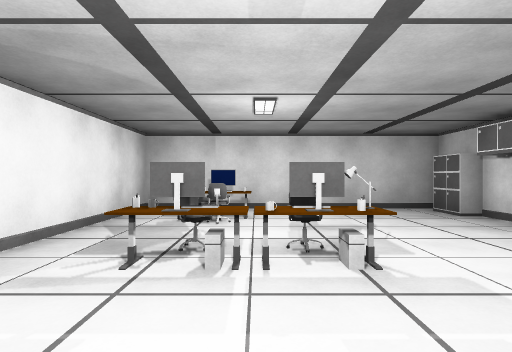
[1] (above)

24 first-person views from a walk through a Unity game level. The camera is 1.3 m above the floor, looks level and sees 80° across. The floor is counted in squares, 2 m on a side. Each view is taken from the middle of a square. On the plan, view 1 faces up. The plan holds only what a view shows up to about 10 squares ahead; the rest is blank. The place goes on beyond the plan. The player character is not drawn. Some surface patterns are stand-ins.

[2]
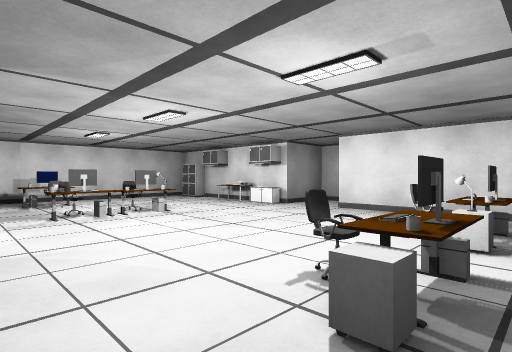

[3]
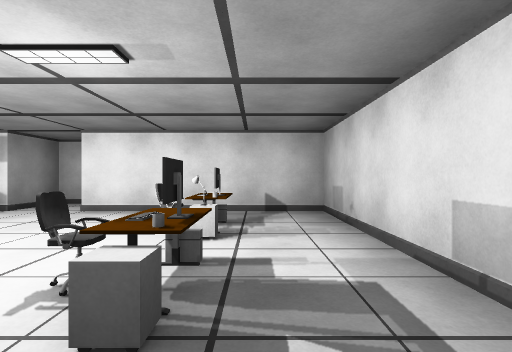

[4]
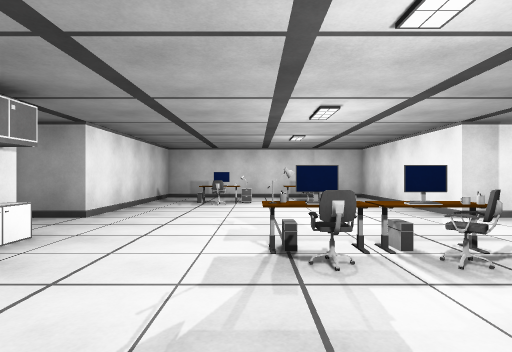

[5]
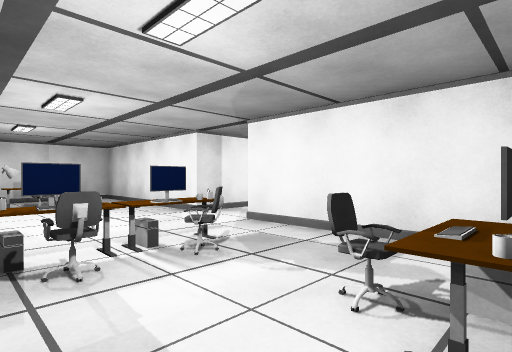

[6]
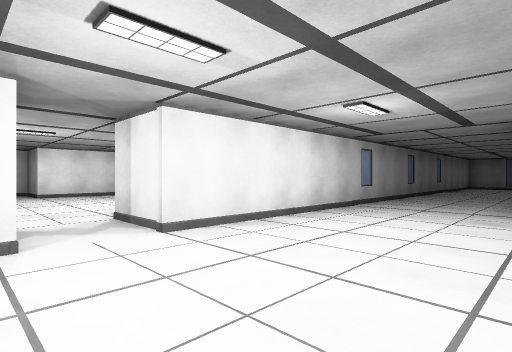

[7]
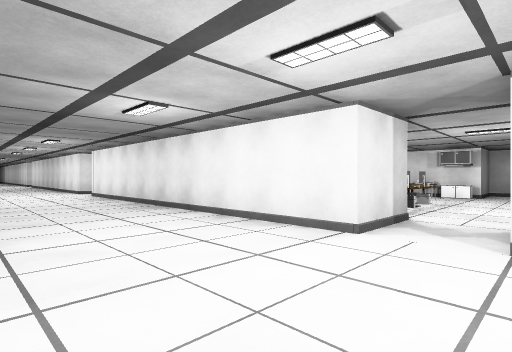

[8]
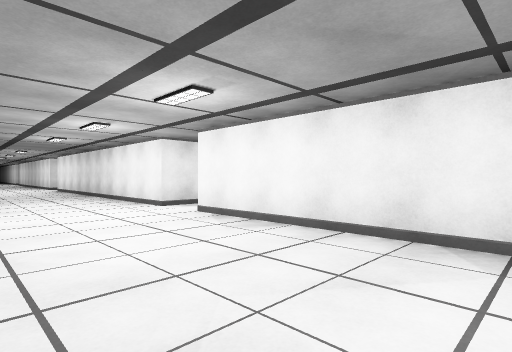

[9]
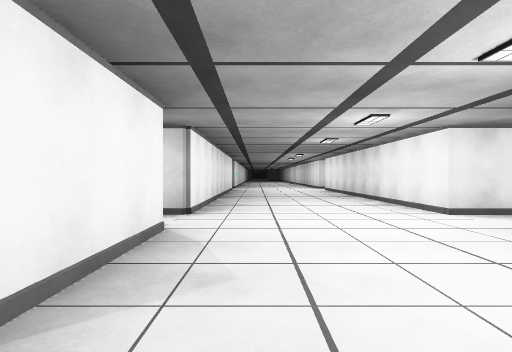

[10]
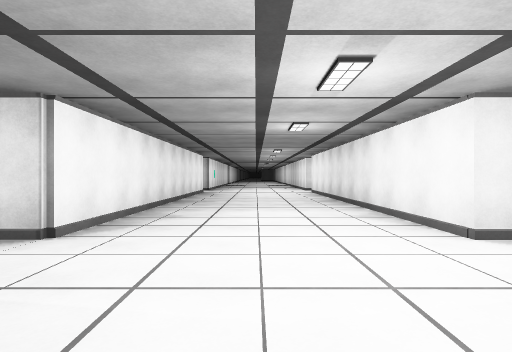

[11]
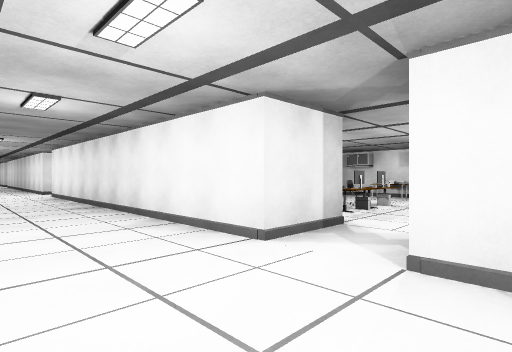

[12]
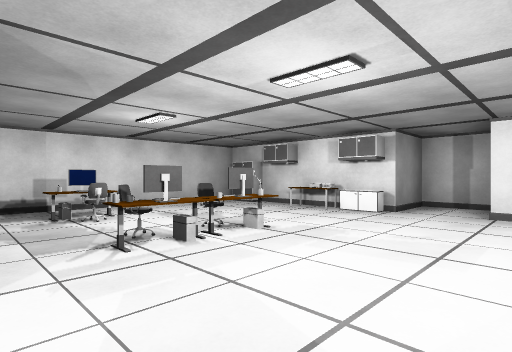

[13]
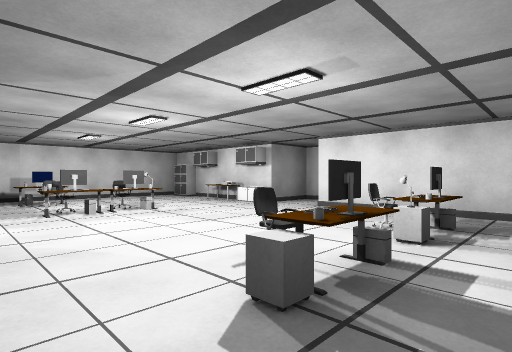

[14]
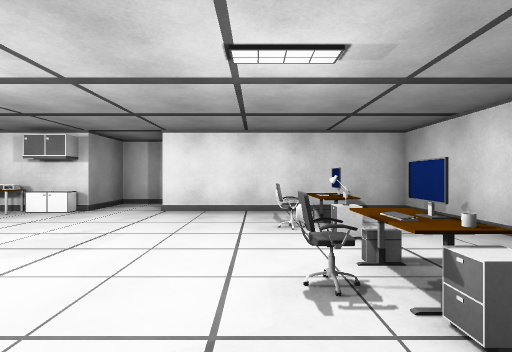

[15]
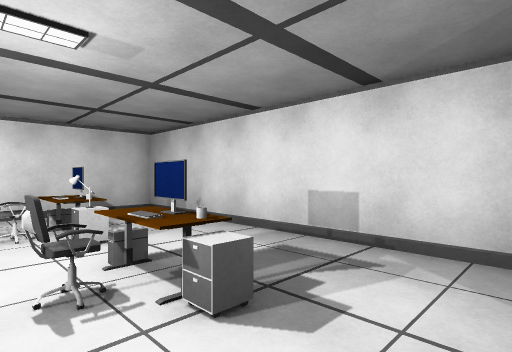

[16]
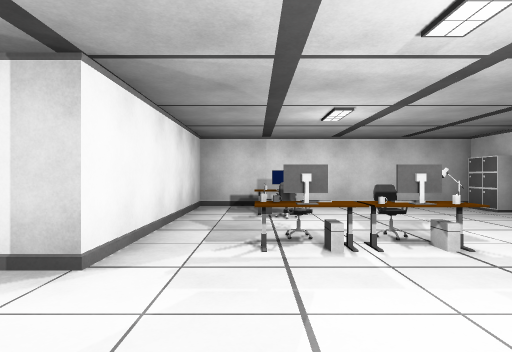

[17]
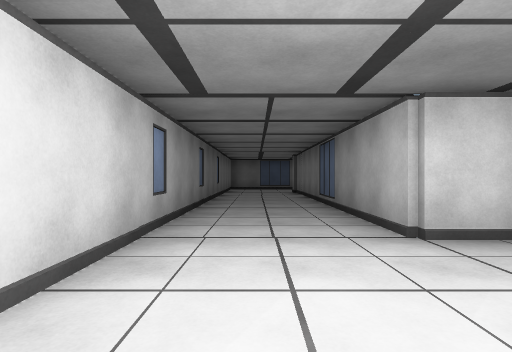

[18]
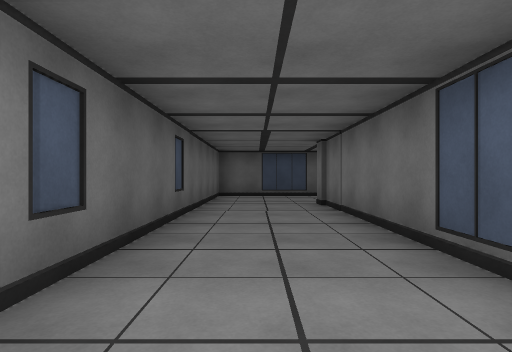

[19]
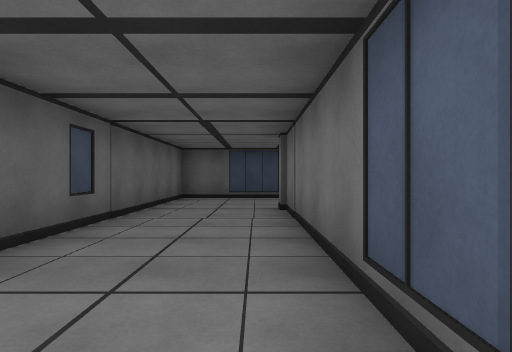

[20]
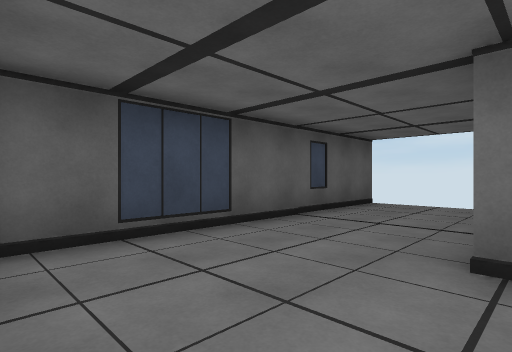

[21]
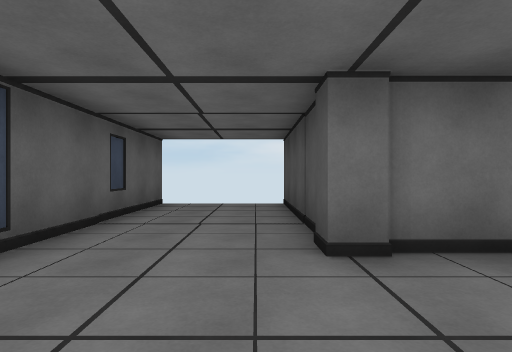

[22]
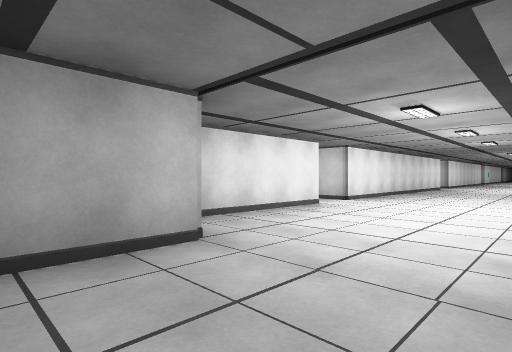

[23]
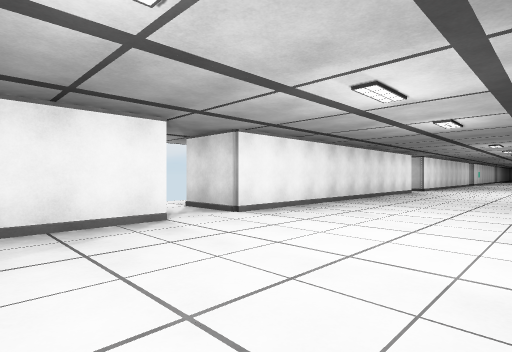

[24]
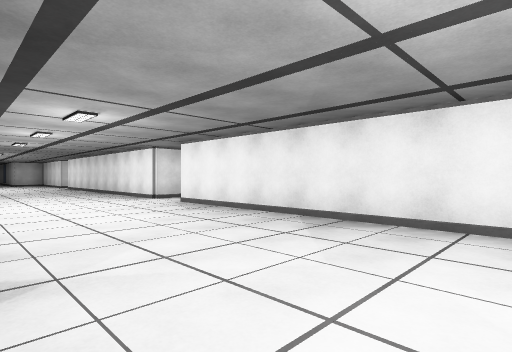

### Floor plan
Points are (right, up) in squares from view 1. A wall is a line through its corners. A room is listed if a view was taken in it or the views show most of it. See-through windows are left out.
Room 1 (views 1, 2, 3, 4, 5)
walls: (-2.2, 0.2) (-2.2, -4.3) (3.7, -4.3) (3.7, 0.2) (5.2, 0.2) (5.2, 1.6) (3.7, 1.6) (3.7, 6); (3.6, 6.1) (-2.2, 6.1) (-2.2, 1.6)
ways out: opening at (-3, 1) to room 2
objects: other object (-2, 2); monitor (-2, 5); mug (-1, -3); cabinet (-1, -2); monitor (-1, 1); other object (-1, 2); chair (-1, 3); chair (-1, 4); keyboard (-1, 5); monitor (0, -3); other object (0, -2); chair (0, -1); other object (0, 1); monitor (0, 2); chair (0, 3); mug (0, 5); cabinet (1, -1); other object (1, 2); monitor (2, -4); other object (2, -3); chair (2, -2); other object (2, 3); cabinet (3, 2); other object (3, 3); other object (3, 4); cabinet (3, 5)
Room 2 (views 6, 7, 8, 9, 10, 11, 17, 18, 19, 20, 21, 22, 23, 24)
walls: (-8.1, 0.3) (-8.1, -3.1); (-2.2, 1.6) (-3.8, 1.6) (-3.8, 10.7); (-6.6, -4.1) (-6.6, -12.6); (-7.6, -4.3) (-6.5, -4.3); (-8.1, 10.8) (-8.1, 1.6); (-2.2, 12.1) (-3.8, 12.1) (-3.8, 19.5); (-7.4, -13.3) (-11.1, -13.3); (-8.1, 19) (-8.1, 12.1); (-11.1, -16.2) (-3.8, -16.2) (-3.8, 0.2) (-2.2, 0.2)
low walls: (-7.6, -4.1) (-6.6, -4.1)
ways out: opening at (-3, 1) to room 1; opening at (-3, 11.5) to room 3; opening at (-8.5, 1); opening at (-8.5, 11.5); gap at (-11, -16)
objects: pillar (-7, -13)
Room 3 (views 12, 13, 14, 15, 16)
walls: (5.2, 10.9) (5.2, 12.1) (3.7, 12.1) (3.7, 15.5); (-1.9, 6.2) (3.8, 6.2); (3.7, 6) (3.7, 10.7); (3.7, 16.6) (-2.2, 16.6) (-2.2, 12.1)
ways out: opening at (-3, 11.5) to room 2
objects: other object (-2, 15); mug (-1, 7); cabinet (-1, 8); monitor (-1, 12); other object (-1, 13); other object (-1, 14); other object (-1, 15); monitor (-1, 16); monitor (0, 7); chair (0, 8); other object (0, 12); other object (0, 13); monitor (0, 14); cabinet (1, 7); other object (1, 8); chair (1, 13); other object (2, 7); chair (2, 8); monitor (2, 9); other object (3, 12); cabinet (3, 13); other object (3, 14); other object (3, 15); cabinet (3, 16)

Where each view was taken, in squares from view 1:
view 1: 0 up, 0 right, facing up
view 2: 3 down, 2 left, facing up-right
view 3: 3 down, 2 left, facing right
view 4: 5 up, 1 right, facing down
view 5: 5 up, 1 right, facing down-left
view 6: 2 up, 7 left, facing down-right
view 7: 0 up, 7 left, facing up-right
view 8: 6 up, 7 left, facing up-right
view 9: 7 up, 7 left, facing up
view 10: 9 up, 6 left, facing up
view 11: 10 up, 6 left, facing up-right
view 12: 10 up, 2 left, facing up-right
view 13: 7 up, 2 left, facing up-right
view 14: 9 up, 2 left, facing right
view 15: 9 up, 2 left, facing down-right
view 16: 10 up, 1 left, facing up
view 17: 1 down, 5 left, facing down
view 18: 6 down, 5 left, facing down
view 19: 7 down, 6 left, facing down
view 20: 13 down, 4 left, facing down-left
view 21: 14 down, 4 left, facing left
view 22: 6 down, 4 left, facing up-left
view 23: 2 down, 4 left, facing up-left
view 24: 19 up, 4 left, facing down-left
